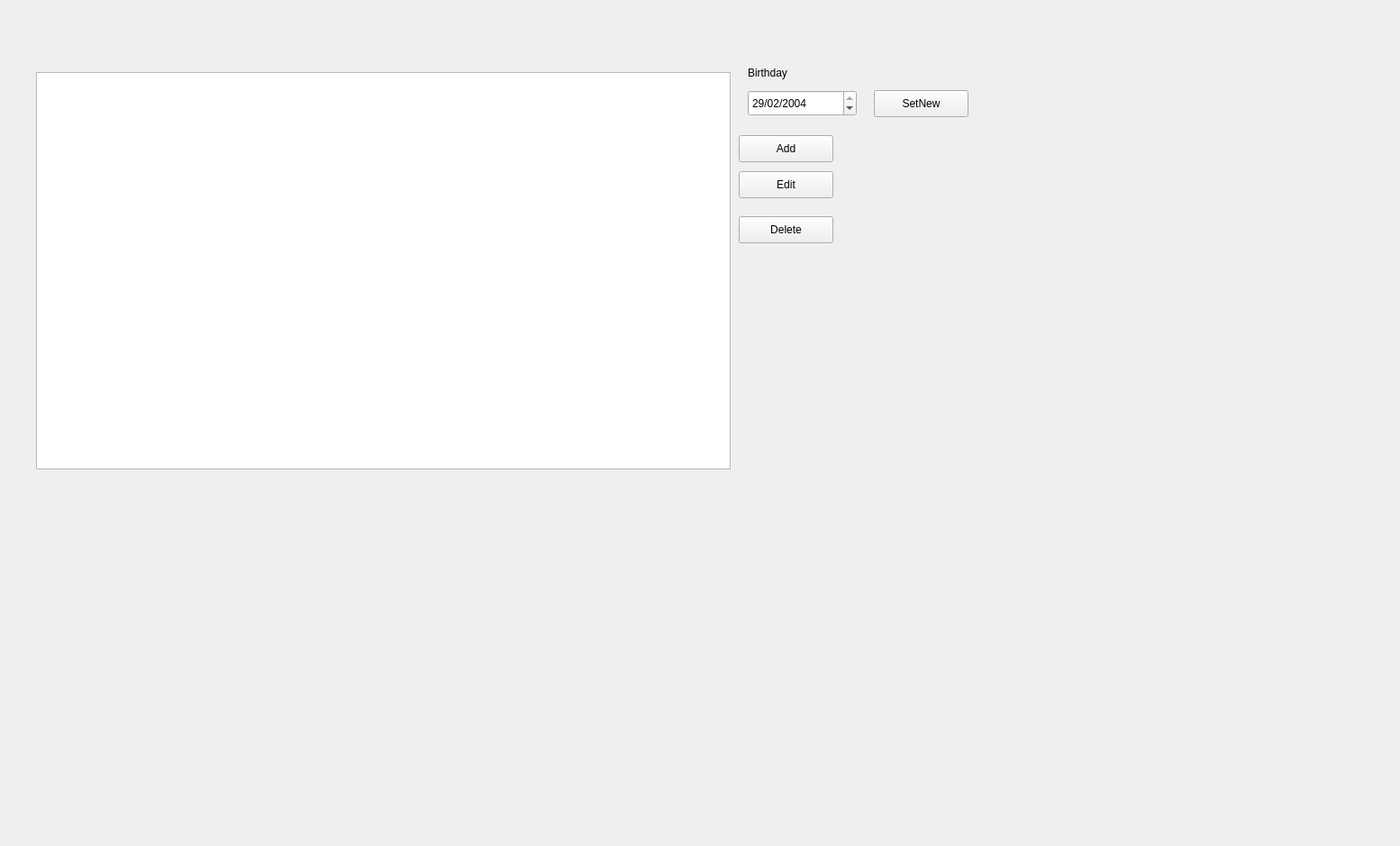
<?xml version="1.0" encoding="UTF-8"?>
<ui version="4.0">
 <class>Widget</class>
 <widget class="QWidget" name="Widget">
  <property name="geometry">
   <rect>
    <x>0</x>
    <y>0</y>
    <width>1554</width>
    <height>939</height>
   </rect>
  </property>
  <property name="windowTitle">
   <string>Widget</string>
  </property>
  <widget class="QTableWidget" name="tableWidget">
   <property name="geometry">
    <rect>
     <x>40</x>
     <y>80</y>
     <width>771</width>
     <height>441</height>
    </rect>
   </property>
  </widget>
  <widget class="QDateEdit" name="dateEdit">
   <property name="geometry">
    <rect>
     <x>830</x>
     <y>100</y>
     <width>121</width>
     <height>29</height>
    </rect>
   </property>
   <property name="dateTime">
    <datetime>
     <hour>1</hour>
     <minute>0</minute>
     <second>0</second>
     <year>2004</year>
     <month>2</month>
     <day>29</day>
    </datetime>
   </property>
   <property name="displayFormat">
    <string>dd/MM/yyyy</string>
   </property>
   <property name="date">
    <date>
     <year>2004</year>
     <month>2</month>
     <day>29</day>
    </date>
   </property>
  </widget>
  <widget class="QLabel" name="label">
   <property name="geometry">
    <rect>
     <x>830</x>
     <y>70</y>
     <width>101</width>
     <height>21</height>
    </rect>
   </property>
   <property name="text">
    <string>Birthday</string>
   </property>
  </widget>
  <widget class="QPushButton" name="addButton">
   <property name="geometry">
    <rect>
     <x>820</x>
     <y>150</y>
     <width>105</width>
     <height>30</height>
    </rect>
   </property>
   <property name="text">
    <string>Add</string>
   </property>
  </widget>
  <widget class="QPushButton" name="editButton">
   <property name="geometry">
    <rect>
     <x>820</x>
     <y>190</y>
     <width>105</width>
     <height>30</height>
    </rect>
   </property>
   <property name="text">
    <string>Edit</string>
   </property>
  </widget>
  <widget class="QPushButton" name="deleteButton">
   <property name="geometry">
    <rect>
     <x>820</x>
     <y>240</y>
     <width>105</width>
     <height>30</height>
    </rect>
   </property>
   <property name="text">
    <string>Delete</string>
   </property>
  </widget>
  <widget class="QPushButton" name="pushButton">
   <property name="geometry">
    <rect>
     <x>970</x>
     <y>100</y>
     <width>105</width>
     <height>30</height>
    </rect>
   </property>
   <property name="text">
    <string>SetNew</string>
   </property>
  </widget>
 </widget>
 <resources/>
 <connections/>
</ui>
